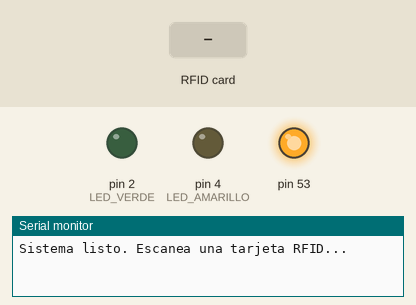
Simulated run of this sketch. Board: Arduino Mega 2560, built with avr-gcc and run on an emulated ATmega2560. Parts: output pins drawn as LEDs (lit = HIGH), the last lines printed to the serial monitor. The test bench sets the inputs (shaded band).

Above: at 1.2 s.
1.3 s: RFID card 5E 7A 19 C4 held to the reader
At 2.2 s:
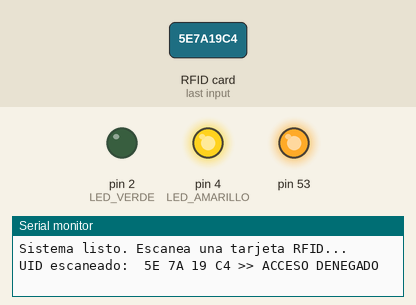
Timing chart, 0 to 4.8 s (numbered marks = the images above; inputs shaded):
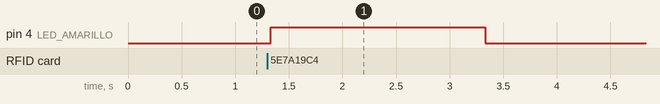

Measured:
- after the input at 1.3 s, pin 4 (LED_AMARILLO): LOW → HIGH at once, → LOW 2.0 s later

The sketch:

mfrc.ino
```cpp
#include <SPI.h>
#include <MFRC522.h>

#define SS_PIN 5
#define RST_PIN 22

#define LED_VERDE 2
#define LED_AMARILLO 4

MFRC522 mfrc522(SS_PIN, RST_PIN);

// --- SECCIÓN DE UIDS AUTORIZADOS ---

// 1. Define cuántas tarjetas autorizadas tienes.
#define NUM_TARJETAS_AUTORIZADAS 2

// 2. Define la longitud MÁXIMA que puede tener un UID (las tarjetas suelen tener 4 o 7 bytes).
//    Usamos 7 para cubrir ambos casos.
#define LONGITUD_MAX_UID 7

// 3. Crea el arreglo 2D de UIDs.
//    Si un UID es más corto (ej. 4 bytes), rellena el resto con ceros.
byte UIDS_AUTORIZADOS[NUM_TARJETAS_AUTORIZADAS][LONGITUD_MAX_UID] = {
  {0xA6, 0x39, 0x8E, 0xF7, 0x00, 0x00, 0x00}, // UID de 4 bytes (rellenado con 0)
  {0x15, 0x85, 0x02, 0x53, 0x7F, 0x53, 0x00}  // UID de 7 bytes
};


void setup() {
  Serial.begin(115200);
  SPI.begin();
  mfrc522.PCD_Init();

  pinMode(LED_VERDE, OUTPUT);
  pinMode(LED_AMARILLO, OUTPUT);

  digitalWrite(LED_VERDE, LOW);
  digitalWrite(LED_AMARILLO, LOW);

  Serial.println("Sistema listo. Escanea una tarjeta RFID...");
}

void loop() {
  // Se verifica si hay una nueva tarjeta presente Y se lee su serie.
  if (!mfrc522.PICC_IsNewCardPresent() || !mfrc522.PICC_ReadCardSerial()) {
    delay(50); // Pequeña pausa para no saturar el loop
    return;
  }

  Serial.print("UID escaneado: ");
  imprimirUID(mfrc522.uid.uidByte, mfrc522.uid.size);

  bool accesoPermitido = false; // Por defecto, el acceso está DENEGADO.

  // Recorremos CADA UNO de los UIDs autorizados para compararlos
  for (int i = 0; i < NUM_TARJETAS_AUTORIZADAS; i++) {
    // La función compararUID se encarga de la lógica compleja
    if (compararUID(mfrc522.uid.uidByte, mfrc522.uid.size, UIDS_AUTORIZADOS[i])) {
      accesoPermitido = true;
      break; // Si encontramos una coincidencia, no es necesario seguir buscando.
    }
  }

  // Se actúa según el resultado de la búsqueda
  if (accesoPermitido) {
    Serial.println(" >> ACCESO PERMITIDO");
    digitalWrite(LED_VERDE, HIGH);
    digitalWrite(LED_AMARILLO, LOW);
  } else {
    Serial.println(" >> ACCESO DENEGADO");
    digitalWrite(LED_VERDE, LOW);
    digitalWrite(LED_AMARILLO, HIGH);
  }

  delay(2000); // Mantenemos el LED encendido por 2 segundos
  digitalWrite(LED_VERDE, LOW);
  digitalWrite(LED_AMARILLO, LOW);

  mfrc522.PICC_HaltA();      // Detiene la comunicación con la tarjeta actual
  mfrc522.PCD_StopCrypto1(); // Detiene la encriptación
}

/**
 * @brief Compara el UID escaneado con un UID autorizado.
 * @param uidScanned Puntero al array de bytes del UID escaneado.
 * @param sizeScanned Tamaño del UID escaneado.
 * @param uidAutorizado Puntero al array de bytes del UID autorizado de nuestra lista.
 * @return true si los UIDs son idénticos, false en caso contrario.
 */
bool compararUID(byte uidScanned[], byte sizeScanned, byte uidAutorizado[]) {
  // Compara byte por byte. Si algún byte es diferente, los UIDs no coinciden.
  for (byte i = 0; i < sizeScanned; i++) {
    if (uidScanned[i] != uidAutorizado[i]) {
      return false;
    }
  }
  // Si el bucle termina sin encontrar diferencias, los UIDs son iguales.
  return true;
}

/**
 * @brief Imprime el UID en el monitor serial en formato HEX.
 */
void imprimirUID(byte uid[], byte size) {
  for (byte i = 0; i < size; i++) {
    Serial.print(uid[i] < 0x10 ? " 0" : " ");
    Serial.print(uid[i], HEX);
  }
}
```
